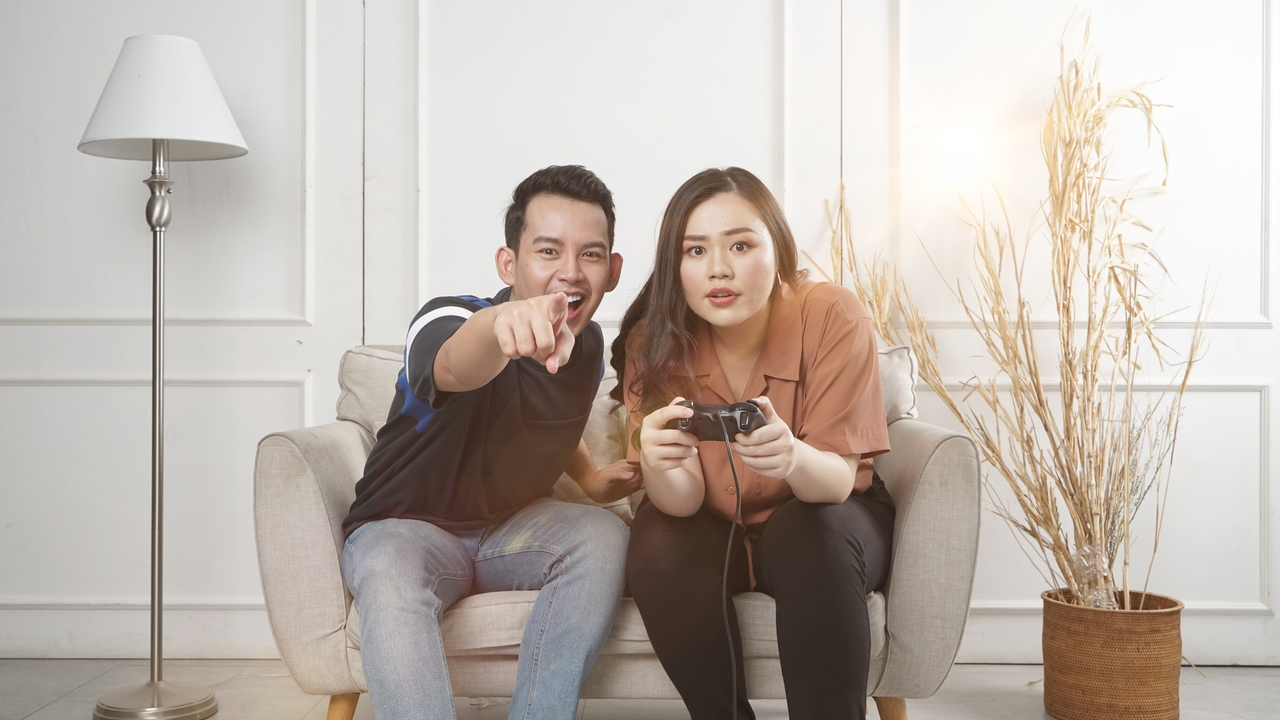
#> input picture image-small.jpg, 1280 x 720 px
$ python -i Recognizer.py   (imports and definitions only)
#> lines starting #> are read from the running program, lines starting #| are printed output that depends on the picture; after the words box and inside, x2 and y2 are one past the last pixel; in counts of white or black regions, pixels touching at a corner belong together
import cv2
import os
class Recognizer:

    def __init__(self):
        # caminho com xml dos treinamentos do OpenCV. (Features de Haar)
        self.pathOpenCVClassifiers = "C:/Users/Renan/AppData/Local/Programs/Python/Python36/Lib/site-packages/cv2/data"

        if os.name == 'posix':
            self.pathOpenCVClassifiers = "/home/renanj/.local/lib/python3.6/site-packages/cv2/data"

    def recognizeFace(self, image, rec_eyes = False):
#> called with image = 'image-small.jpg', rec_eyes = False
        if isinstance(image, str):
            image = cv2.imread(image)
#> image is the input picture: shape (720, 1280, 3); mean B, G, R 172.7, 180.4, 190.2
        if image is not None:
            face_classifier = cv2.CascadeClassifier(self.pathOpenCVClassifiers+'/haarcascade_frontalface_default.xml')
            eye_classifier = cv2.CascadeClassifier(self.pathOpenCVClassifiers+'/haarcascade_eye.xml')
            # O reconhecimento funciona com imagens em escala de preto e branco
            image_gray = cv2.cvtColor(image, cv2.COLOR_BGR2GRAY)
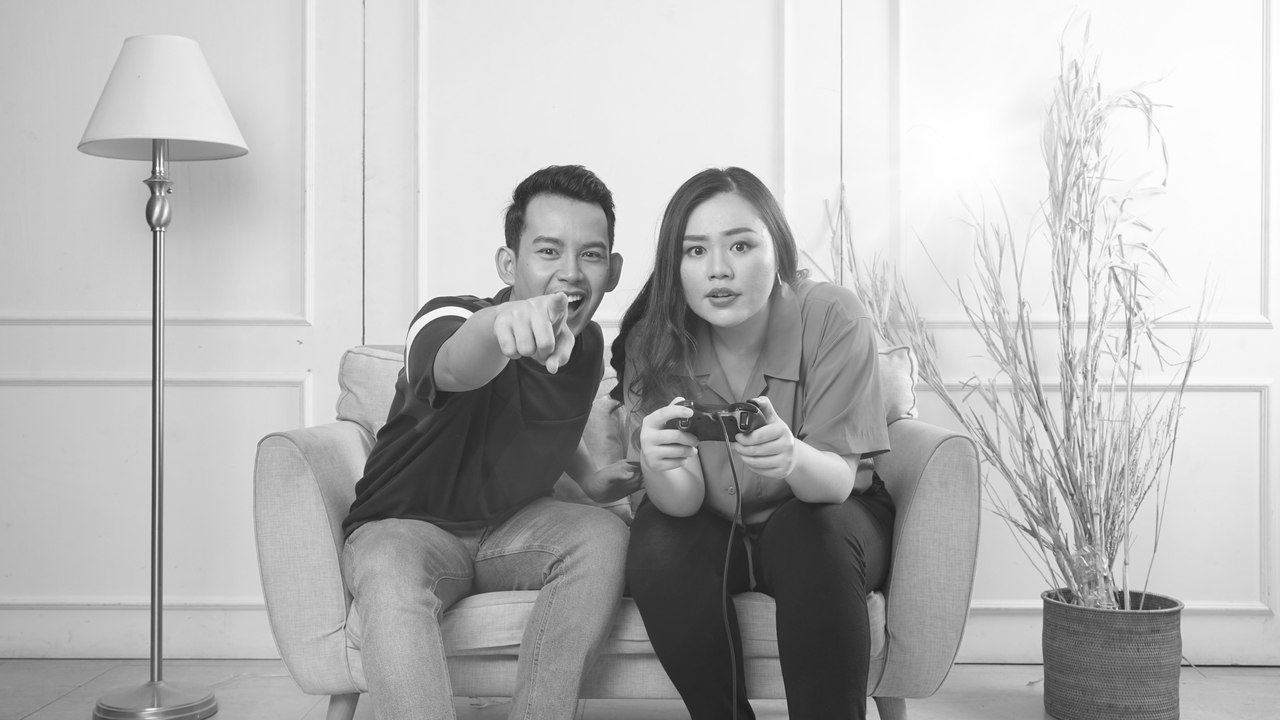
#> image_gray: shape (720, 1280); min 28, max 255, mean 182.5
            # Primeiro parametro: Imagem em preto e branco
            # Segundo parametro: Indica a reducao da imagem durante a verificacao.
            #                    Serve verificar fotos de perto, medio distancia  ou longe
            #                    1.3 eh um valor chave (Ainda nao sei porque)
            # Terceiro parametro: Numero de vizinhos cada candidato a face tem.
            #                     Quanto maior, mais vizinhos sao necessarios para que um local seja considerado uma face
            faces = face_classifier.detectMultiScale(image_gray, 1.3, 5)
#> faces = [[659, 200, 123, 123], [514, 209, 111, 111]]
            for (x,y,w,h) in faces:
                cv2.rectangle(image, (x,y), (x+w, y+h), (255,0,0), 2)
                if rec_eyes:
                    roi_gray = image_gray[y:y+h, x:x+w]
                    roi_color = image[y:y+h, x:x+w]
                    eyes = eye_classifier.detectMultiScale(roi_gray)
                    for (ex,ey,ew,eh) in eyes:
                        cv2.rectangle(roi_color, (ex,ey), (ex+ew, ey+eh), (0,255,0), 2)
#> this loop made 2 passes
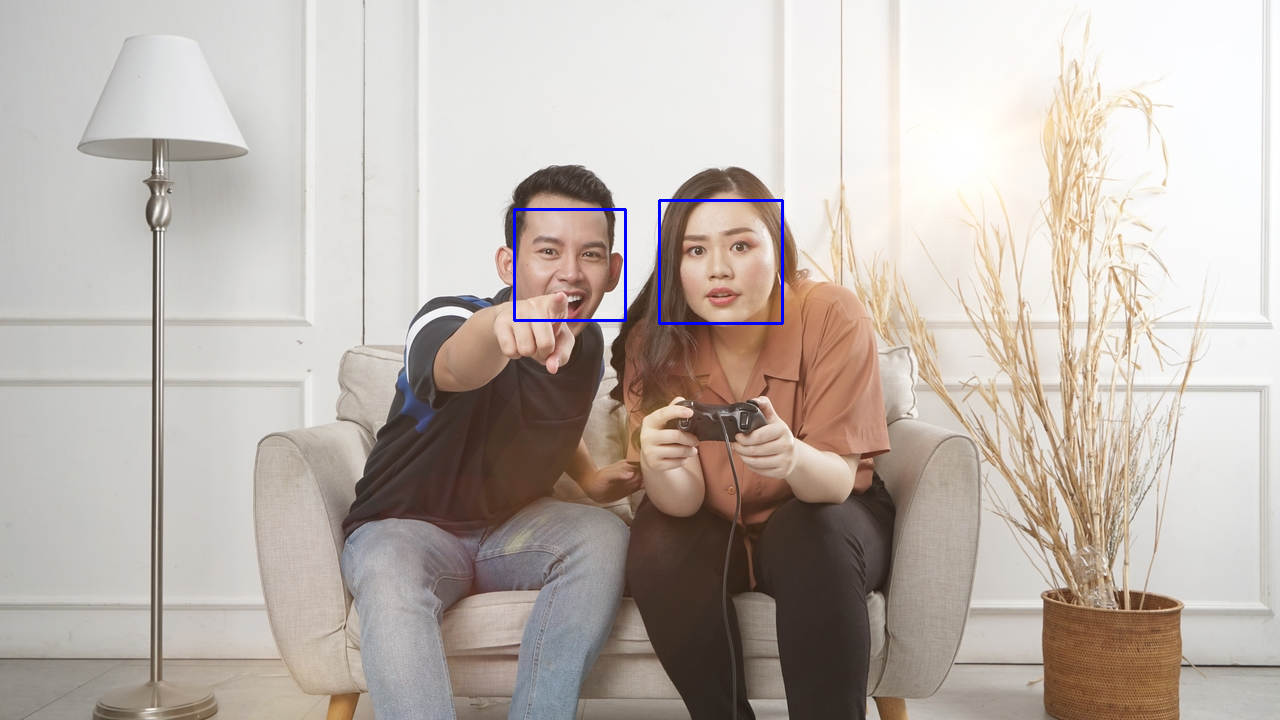
#> image: shape (720, 1280, 3); 0.3% of pixels changed, all inside (x1, y1, x2, y2) = (513, 199, 784, 325)

        return image

>>> result = Recognizer().recognizeFace('image-small.jpg')
